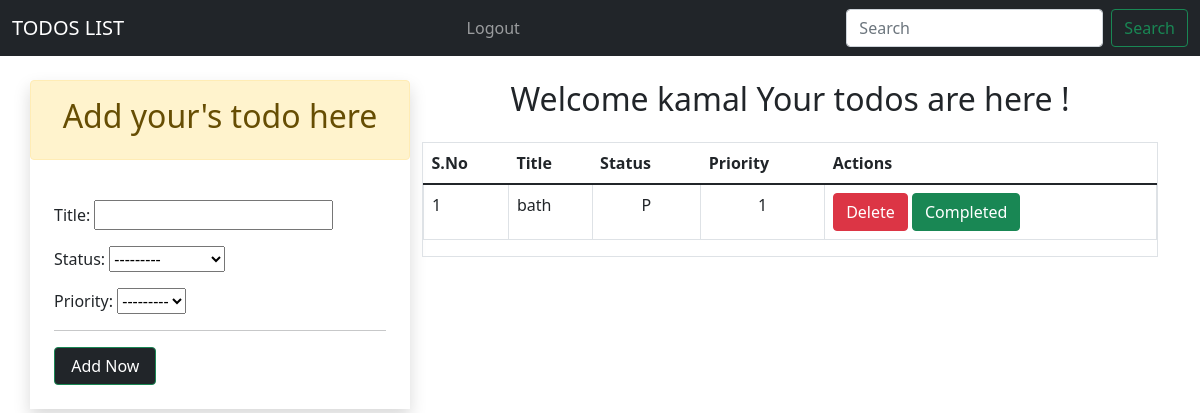
Screenshot of / (signed in) with the database file from the repository.
### app/models.py (models this page shows)
class TODOS_LIST(models.Model):
    status_choices = [
        ('C','COMPLETED'),
        ('P','PENDING'),
        ]
    priority_choices = [
        ('1','1️⃣'),
        ('2','2️⃣'),
        ('3','3️⃣'),
        ('4','4️⃣'),
        ('5','5️⃣'),
        ('6','6️⃣'),
        ('7','7️⃣'),
        ('8','8️⃣'),
        ('9','9️⃣'),
        ('10','🔟'),
        ]
    title = models.CharField(max_length=60)
    status = models.CharField(max_length=2 , choices=status_choices)
    user = models.ForeignKey(User , on_delete=models.CASCADE)
    date = models.DateTimeField(auto_now_add=True)
    priority = models.CharField(max_length=10 , choices=priority_choices)

### app/views.py (the view)
# urls.py: path('',home,name="home"),
@login_required(login_url='login')
def home(request):
    if request.user.is_authenticated:
        user = request.user
        form = TODOForm()
        todos = TODOS_LIST.objects.filter(user = user)
        return render(request,'index.html', context={'form': form , 'todos':todos})

### app/forms.py
class TODOForm(ModelForm):
    class Meta:
        model = TODOS_LIST
        fields = ['title','status','priority']

### app/templates/index.html (shortened to what this page needs)
{% extends 'base.html' %}
  {% block content %}
  <div class="container pt-4">
    <div class="row">
    <div class="col-lg-4 mx-auto shadow p-0">
      <div class="alert alert-warning">
        <h2 class="text-center"> Add your's todo here </h2>
      </div>
      <div class="p-4">
        <form action="/add-todo/" method="POST">
          {{form.as_p}}
          <hr>
      <input type="submit"  value=" Add Now " class="btn btn-dark text-white btn-outline-success">
        </form>
      </div>
    </div>
    <div class="col">
      <h2 class="text-center pb-3"> Welcome {{user}} Your todos are here !</h2>
      <div class="">
        <div class="border">
          <table class="table ">
            <thead>
              <tr>
                <th>S.No</th>
                <th>Title</th>
                <th>Status</th>
                <th>Priority</th>
                <th>Actions</th>
              </tr>
            </thead>
            <tbody>
                {% for todo in todos %}
                <tr class="border">
                <td  class="border">{{forloop.counter}}</td>
                <td  class="border">{{todo.title}}</td>
                <td class="border text-center">{{todo.status}}</td>
                <td class="border text-center">{{todo.priority}}</td>
                <td  class="border ">
                  <a href="/delete-todo/{{todo.id}}" class="btn btn-danger">Delete</a>
                  {% if todo.status == 'P' %}
                  <a href="/change-status/{{todo.id}}/C" class="btn btn-success">Completed</a>
                  {% else %}
                  <a href="/change-status/{{todo.id}}/P" class="btn btn-warning">Pending  </a>
                  {% endif %}
                </td>
                {% endfor %}
              </tr>
            </tbody>
          </table>
        </div>
      </div>
    </div>
  </div>
  {% endblock %}

### rows the page displays
TODOS_LIST: title "bath", status "P", priority "1"

### other values shown
{{ user }} "kamal"
